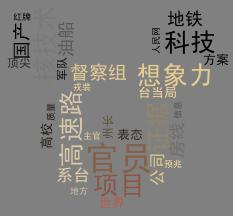

Source code (Python):
# -*- coding: utf-8 -*-
"""
Spyder Editor

This is a temporary script file.
"""

import jieba
import jieba.posseg as pseg
import matplotlib.pyplot as plt
import numpy as np
from os import path
import pandas as pd
import re
import requests
from scipy.misc import imread
import time
from wordcloud import WordCloud,ImageColorGenerator
'''
# 从新闻网站爬取若干新闻标题信息并进行解析
def fetch_sina_news():
    PATHERN=re.compile('.shtml"target="_blank">(.*?)</a><span>(.*?)</span></li>')
    BASE_URL="http://roll.news.sina.com.cn/news/gnxw/gdxwl/index_"
    MAX_PAGE_NUM=6
    
    with open('subject.txt','w',encoding='utf-8')as f:
        for i in range(1,MAX_PAGE_NUM):
            print('Downloding page#{}'.format(i))
            r=requests.get(BASE_URL)+str(i)+'.shtml'
            r.encoding='gb2312'
            data=r.text
            p=re.findall(PATHERN,data)
            for s in p:
                f.write(s[0])
            time.sleep(5)
'''

            
def extract_words():
   # with open('subject.txt','r',encoding='utf-8')as f:
    #    news_subjects=f.readlines()
    
    with open('subject1.txt','r',encoding='gb2312')as f:
        news_subjects=f.readlines()
    print (news_subjects)
    #news_subjects=(line.strip() for line in open('stopwords.txt',encoding='utf-8'))
    #print (''.join(news_subjects))
    
    #去除停用词 例如“的”，“我们”
    stop_words=set(line.strip() for line in open('stopwords.txt',encoding='utf-8')) 
    #print(stop_words)
    newslist=[]
    #for subject in news_subjects:
    for subject in news_subjects:
        if subject.isspace():#？
            continue
            
        #segment words line by line
        word_list=pseg.cut(subject)
        #print (word_list)
        for word,flag in word_list:
            if not word in stop_words and flag=='n':
                newslist.append(word)
    
    print (newslist)#分成一个一个的字词   
    d=path.dirname(__file__)
    mask_image=imread(path.join(d,"mickey.png"))
       
    content=','.join(newslist)
    print(content)
    wordcloud=WordCloud(font_path='simhei.ttf',background_color='grey',
                        mask=mask_image,max_words=100).generate(content)
    image_colors=ImageColorGenerator(mask_image)
    #Display the generated image；
    plt.imshow(wordcloud.recolor(color_func=image_colors),interpolation="bilinear")
    plt.axis('off')
    wordcloud.to_file('wordcloud.jpg')
    plt.show()
        
if __name__=="__main__":
    #fetch_sina_news()
    extract_words()
        
            
